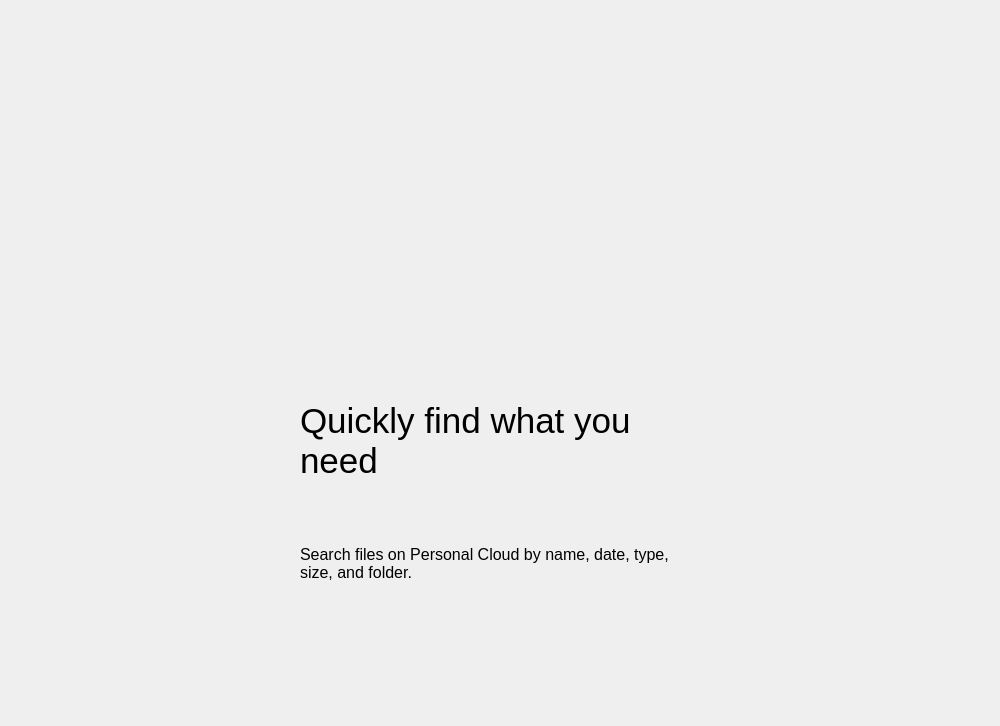
<?xml version="1.0" encoding="UTF-8"?>
<ui version="4.0" connectslotsbyname="false">
 <class>OnboardingPage4</class>
 <widget class="QWidget" name="OnboardingPage4">
  <property name="geometry">
   <rect>
    <x>0</x>
    <y>0</y>
    <width>1000</width>
    <height>726</height>
   </rect>
  </property>
  <property name="sizePolicy">
   <sizepolicy hsizetype="Preferred" vsizetype="Preferred">
    <horstretch>0</horstretch>
    <verstretch>0</verstretch>
   </sizepolicy>
  </property>
  <property name="minimumSize">
   <size>
    <width>1000</width>
    <height>693</height>
   </size>
  </property>
  <property name="maximumSize">
   <size>
    <width>1192</width>
    <height>16777215</height>
   </size>
  </property>
  <property name="windowTitle">
   <string>Form</string>
  </property>
  <layout class="QVBoxLayout" name="verticalLayout">
   <property name="leftMargin">
    <number>0</number>
   </property>
   <property name="topMargin">
    <number>0</number>
   </property>
   <property name="rightMargin">
    <number>0</number>
   </property>
   <property name="bottomMargin">
    <number>0</number>
   </property>
   <item>
    <widget class="QFrame" name="frame">
     <property name="frameShape">
      <enum>QFrame::Shape::NoFrame</enum>
     </property>
     <property name="frameShadow">
      <enum>QFrame::Shadow::Raised</enum>
     </property>
     <layout class="QVBoxLayout" name="verticalLayout_2">
      <property name="spacing">
       <number>0</number>
      </property>
      <property name="leftMargin">
       <number>0</number>
      </property>
      <property name="topMargin">
       <number>95</number>
      </property>
      <property name="rightMargin">
       <number>0</number>
      </property>
      <property name="bottomMargin">
       <number>105</number>
      </property>
      <item alignment="Qt::AlignmentFlag::AlignHCenter">
       <widget class="QLabel" name="label">
        <property name="sizePolicy">
         <sizepolicy hsizetype="Fixed" vsizetype="Fixed">
          <horstretch>0</horstretch>
          <verstretch>0</verstretch>
         </sizepolicy>
        </property>
        <property name="minimumSize">
         <size>
          <width>400</width>
          <height>282</height>
         </size>
        </property>
        <property name="maximumSize">
         <size>
          <width>400</width>
          <height>282</height>
         </size>
        </property>
        <property name="text">
         <string/>
        </property>
        <property name="pixmap">
         <pixmap resource="onboarding_res.qrc">:/res/onboarding_4@x2.png</pixmap>
        </property>
        <property name="scaledContents">
         <bool>true</bool>
        </property>
        <property name="textInteractionFlags">
         <set>Qt::TextInteractionFlag::NoTextInteraction</set>
        </property>
       </widget>
      </item>
      <item>
       <spacer name="verticalSpacer">
        <property name="orientation">
         <enum>Qt::Orientation::Vertical</enum>
        </property>
        <property name="sizeType">
         <enum>QSizePolicy::Policy::Fixed</enum>
        </property>
        <property name="sizeHint" stdset="0">
         <size>
          <width>1</width>
          <height>24</height>
         </size>
        </property>
       </spacer>
      </item>
      <item alignment="Qt::AlignmentFlag::AlignHCenter">
       <widget class="QLabel" name="label_2">
        <property name="sizePolicy">
         <sizepolicy hsizetype="Fixed" vsizetype="Preferred">
          <horstretch>0</horstretch>
          <verstretch>0</verstretch>
         </sizepolicy>
        </property>
        <property name="minimumSize">
         <size>
          <width>400</width>
          <height>80</height>
         </size>
        </property>
        <property name="maximumSize">
         <size>
          <width>400</width>
          <height>80</height>
         </size>
        </property>
        <property name="font">
         <font>
          <pointsize>26</pointsize>
         </font>
        </property>
        <property name="text">
         <string>Quickly find what you need</string>
        </property>
        <property name="wordWrap">
         <bool>true</bool>
        </property>
        <property name="textInteractionFlags">
         <set>Qt::TextInteractionFlag::NoTextInteraction</set>
        </property>
       </widget>
      </item>
      <item>
       <spacer name="verticalSpacer_2">
        <property name="orientation">
         <enum>Qt::Orientation::Vertical</enum>
        </property>
        <property name="sizeType">
         <enum>QSizePolicy::Policy::Fixed</enum>
        </property>
        <property name="sizeHint" stdset="0">
         <size>
          <width>1</width>
          <height>24</height>
         </size>
        </property>
       </spacer>
      </item>
      <item alignment="Qt::AlignmentFlag::AlignHCenter">
       <widget class="QLabel" name="label_3">
        <property name="sizePolicy">
         <sizepolicy hsizetype="Fixed" vsizetype="Preferred">
          <horstretch>0</horstretch>
          <verstretch>0</verstretch>
         </sizepolicy>
        </property>
        <property name="minimumSize">
         <size>
          <width>400</width>
          <height>108</height>
         </size>
        </property>
        <property name="maximumSize">
         <size>
          <width>400</width>
          <height>16777215</height>
         </size>
        </property>
        <property name="font">
         <font>
          <pointsize>12</pointsize>
         </font>
        </property>
        <property name="text">
         <string>Search files on Personal Cloud by name, date, type, size, and folder.</string>
        </property>
        <property name="wordWrap">
         <bool>true</bool>
        </property>
        <property name="textInteractionFlags">
         <set>Qt::TextInteractionFlag::NoTextInteraction</set>
        </property>
       </widget>
      </item>
     </layout>
    </widget>
   </item>
  </layout>
 </widget>
 <resources>
  <include location="onboarding_res.qrc"/>
 </resources>
 <connections/>
 <designerdata>
  <property name="gridDeltaX">
   <number>10</number>
  </property>
  <property name="gridDeltaY">
   <number>10</number>
  </property>
  <property name="gridSnapX">
   <bool>true</bool>
  </property>
  <property name="gridSnapY">
   <bool>true</bool>
  </property>
  <property name="gridVisible">
   <bool>true</bool>
  </property>
 </designerdata>
</ui>
